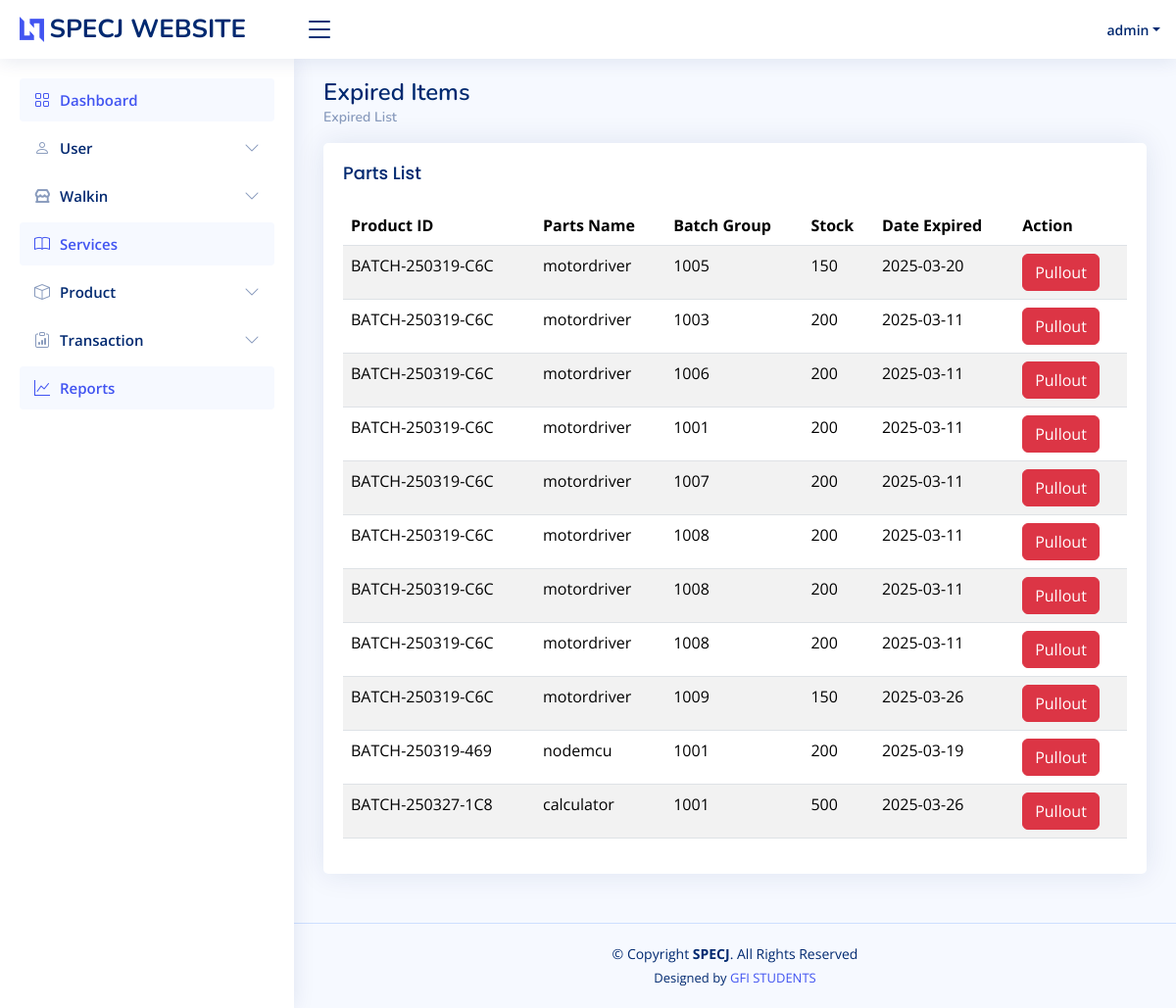
/admin/expired-list.php (signed in), run on the app's committed database.
### tables this page shows
CREATE TABLE `users`  (
  `id` int NOT NULL AUTO_INCREMENT,
  `firstname` varchar(100) NOT NULL,
  `lastname` varchar(100) NOT NULL,
  `email` varchar(150) NOT NULL,
  `username` varchar(50) NOT NULL,
  `password` varchar(255) NOT NULL,
  `role` enum('user','admin') NULL DEFAULT 'user',
  `archive` tinyint(1) NULL DEFAULT 0,
  `confirm` tinyint(1) NULL DEFAULT 0,
  `created_at` timestamp NOT NULL DEFAULT current_timestamp,
  `status` varchar(255) NULL DEFAULT NULL,
  PRIMARY KEY (`id`) USING BTREE,
  UNIQUE INDEX `email`(`email` ASC) USING BTREE,
  UNIQUE INDEX `username`(`username` ASC) USING BTREE
);

CREATE TABLE `stocks`  (
  `id` int NOT NULL AUTO_INCREMENT,
  `product_id` varchar(255) NOT NULL,
  `parts_number` varchar(50) NOT NULL,
  `batch_group` varchar(50) NOT NULL,
  `price` decimal(10, 2) NOT NULL,
  `unit` varchar(20) NOT NULL,
  `condition` enum('new','used','refurbished','damaged','expired') NOT NULL,
  `stock` int NOT NULL,
  `reorder_point` int NOT NULL,
  `date_expired` date NOT NULL,
  `created_at` timestamp NOT NULL DEFAULT current_timestamp,
  PRIMARY KEY (`id`) USING BTREE
);

CREATE TABLE `parts_registrations`  (
  `id` int NOT NULL AUTO_INCREMENT,
  `parts_name` varchar(255) NOT NULL,
  `slug` varchar(10) NOT NULL,
  `batch_number` varchar(50) NOT NULL,
  `manufacturer` varchar(255) NULL DEFAULT NULL,
  `category` varchar(255) NULL DEFAULT NULL,
  `services_type` enum('Car','Motorcycle') NOT NULL,
  `description` text NULL,
  `image` varchar(255) NULL DEFAULT 'images/default-placeholder.png',
  `created_at` timestamp NOT NULL DEFAULT current_timestamp,
  PRIMARY KEY (`id`) USING BTREE,
  UNIQUE INDEX `parts_name`(`parts_name` ASC) USING BTREE
);

### admin/expired-list.php (the view, shortened to what this page needs)
<?php
    include("../layout/header.php");
?>
<body>
<?php
    include("../layout/top-nav.php");
    include("side-bar.php");
?>
<main id="main" class="main">
<div class="pagetitle">
  <h1>Expired Items</h1>
  <nav>
    <ol class="breadcrumb">
      <li class="breadcrumb-item"><a href="product-list">Expired List</a></li>
    </ol>
  </nav>
</div>
<section class="section">
  <div class="row">
        <div class="col-lg-12">
            <div class="card">
                <div class="card-body">
                    <h5 class="card-title">Parts List</h5>
                    <table class="table table-striped" id="product_table">
                        <thead>
                            <tr>
                                <th>Product ID</th>
                                <th>Parts Name</th>
                                <th>Batch Group</th>
                                <th>Stock</th>
                                <th>Date Expired</th>
                                <th>Action</th>
                            </tr>
                        </thead>
                        <tbody>
                            <?php
                            $currentDate = date('Y-m-d');
                            $sql = "SELECT S.*, PR.parts_name
                                    FROM stocks AS S
                                    INNER JOIN parts_registrations AS PR ON PR.batch_number = S.product_id
                                    WHERE S.date_expired < '$currentDate'";
                            $result = $conn->query($sql);
                            if ($result->num_rows > 0) {
                                while ($row = $result->fetch_assoc()) {
                                    echo "<tr>
                                            <td>{$row['product_id']}</td>
                                            <td>{$row['parts_name']}</td>
                                            <td>{$row['batch_group']}</td>
                                            <td>{$row['stock']}</td>
                                            <td>{$row['date_expired']}</td>
                                            <td>
                                                <button class='btn btn-danger pullout-btn'
                                                    data-id='{$row["product_id"]}'
                                                    data-name='{$row["parts_name"]}'
                                                    data-batch='{$row["batch_group"]}'
                                                    data-stock='{$row["stock"]}'
                                                    data-expired='{$row["date_expired"]}'
                                                    data-bs-toggle='modal'
                                                    data-bs-target='#pulloutModal'>
                                                    <i class='fas fa-trash'></i> Pullout
                                                </button>
                                            </td>
                                          </tr>";
                                }
                            } else {
                                echo "<tr><td colspan='6'>No expired products found.</td></tr>";
                            }
                            ?>
                        </tbody>
                    </table>
                </div>
            </div>
        </div>
</main>
<?php include("../layout/footer.php"); ?>

### layout/top-nav.php (shortened to what this page needs)
<header id="header" class="header fixed-top d-flex align-items-center">
<div class="d-flex align-items-center justify-content-between">
  <a href="#" class="logo d-flex align-items-center">
    <img src="assets/img/logo.png" alt="">
    <span class="d-none d-lg-block">SPECJ WEBSITE</span>
  </a>
  <i class="bi bi-list toggle-sidebar-btn"></i>
</div>
<nav class="header-nav ms-auto">
  <ul class="d-flex align-items-center">
    <li class="nav-item dropdown pe-3">
    <?php
       $stmt = $conn->prepare("SELECT firstname, lastname, email, username, password FROM users WHERE id = ?");
       $stmt->bind_param("i", $user_id);
       $stmt->execute();
       $result_customer = $stmt->get_result();
       $customer_result = $result_customer->fetch_assoc();
       $customer_username = $customer_result['username'];
      ?>
      <a class="nav-link nav-profile d-flex align-items-center pe-0" href="#" data-bs-toggle="dropdown">
        <span class="d-none d-md-block dropdown-toggle ps-2"><?= $customer_username; ?></span>
      </a>
    </li>
  </ul>
</nav>
</header>

### assets/css/style.css (style rules this page uses)
:root { scroll-behavior: smooth; }
body { font-family: "Open Sans", sans-serif; background: #f6f9ff; color: #444444; }
a { color: #4154f1; text-decoration: none; }
h1, h2, h3, h4, h5, h6 { font-family: "Nunito", sans-serif; }
#main { margin-top: 60px; padding: 20px 30px; transition: all 0.3s; }
.pagetitle { margin-bottom: 10px; }
.pagetitle h1 { font-size: 24px; margin-bottom: 0; font-weight: 600; color: #012970; }
.card { margin-bottom: 30px; border: none; border-radius: 5px; box-shadow: 0px 0 30px rgba(1, 41, 112, 0.1); }
.card-title { padding: 20px 0 15px 0; font-size: 18px; font-weight: 500; color: #012970; font-family: "Poppins", sans-serif; }
.card-body { padding: 0 20px 20px 20px; }
.breadcrumb { font-size: 14px; font-family: "Nunito", sans-serif; color: #899bbd; font-weight: 600; }
.breadcrumb a { color: #899bbd; transition: 0.3s; }
.breadcrumb .breadcrumb-item::before { color: #899bbd; }
.logo { line-height: 1; }
@media (min-width: 1200px) { .logo { width: 280px; } }
.logo img { max-height: 26px; margin-right: 6px; }
.logo span { font-size: 26px; font-weight: 700; color: #012970; font-family: "Nunito", sans-serif; }
.header { transition: all 0.5s; z-index: 997; height: 60px; box-shadow: 0px 2px 20px rgba(1, 41, 112, 0.1); background-color: #fff; padding-left: 20px; }
.header .toggle-sidebar-btn { font-size: 32px; padding-left: 10px; cursor: pointer; color: #012970; }
.header-nav ul { list-style: none; }
.header-nav>ul { margin: 0; padding: 0; }
.header-nav .nav-profile { color: #012970; }
.header-nav .nav-profile span { font-size: 14px; font-weight: 600; }
@media (min-width: 1200px) { #main, #footer { margin-left: 300px; } }

### data on the page
users: username "admin"
stocks: product "BATCH-250319-C6C", parts_registrations.parts_name "motordriver", batch_group "1005", stock "150", date_expired "2025-03-20"
stocks: product "BATCH-250319-C6C", parts_registrations.parts_name "motordriver", batch_group "1003", stock "200", date_expired "2025-03-11"
stocks: product "BATCH-250319-C6C", parts_registrations.parts_name "motordriver", batch_group "1006", stock "200", date_expired "2025-03-11"
stocks: product "BATCH-250319-C6C", parts_registrations.parts_name "motordriver", batch_group "1001", stock "200", date_expired "2025-03-11"
stocks: product "BATCH-250319-C6C", parts_registrations.parts_name "motordriver", batch_group "1007", stock "200", date_expired "2025-03-11"
stocks: product "BATCH-250319-C6C", parts_registrations.parts_name "motordriver", batch_group "1008", stock "200", date_expired "2025-03-11"
stocks: product "BATCH-250319-C6C", parts_registrations.parts_name "motordriver", batch_group "1008", stock "200", date_expired "2025-03-11"
stocks: product "BATCH-250319-C6C", parts_registrations.parts_name "motordriver", batch_group "1008", stock "200", date_expired "2025-03-11"
stocks: product "BATCH-250319-C6C", parts_registrations.parts_name "motordriver", batch_group "1009", stock "150", date_expired "2025-03-26"
stocks: product "BATCH-250319-469", parts_registrations.parts_name "nodemcu", batch_group "1001", stock "200", date_expired "2025-03-19"
stocks: product "BATCH-250327-1C8", parts_registrations.parts_name "calculator", batch_group "1001", stock "500", date_expired "2025-03-26"
